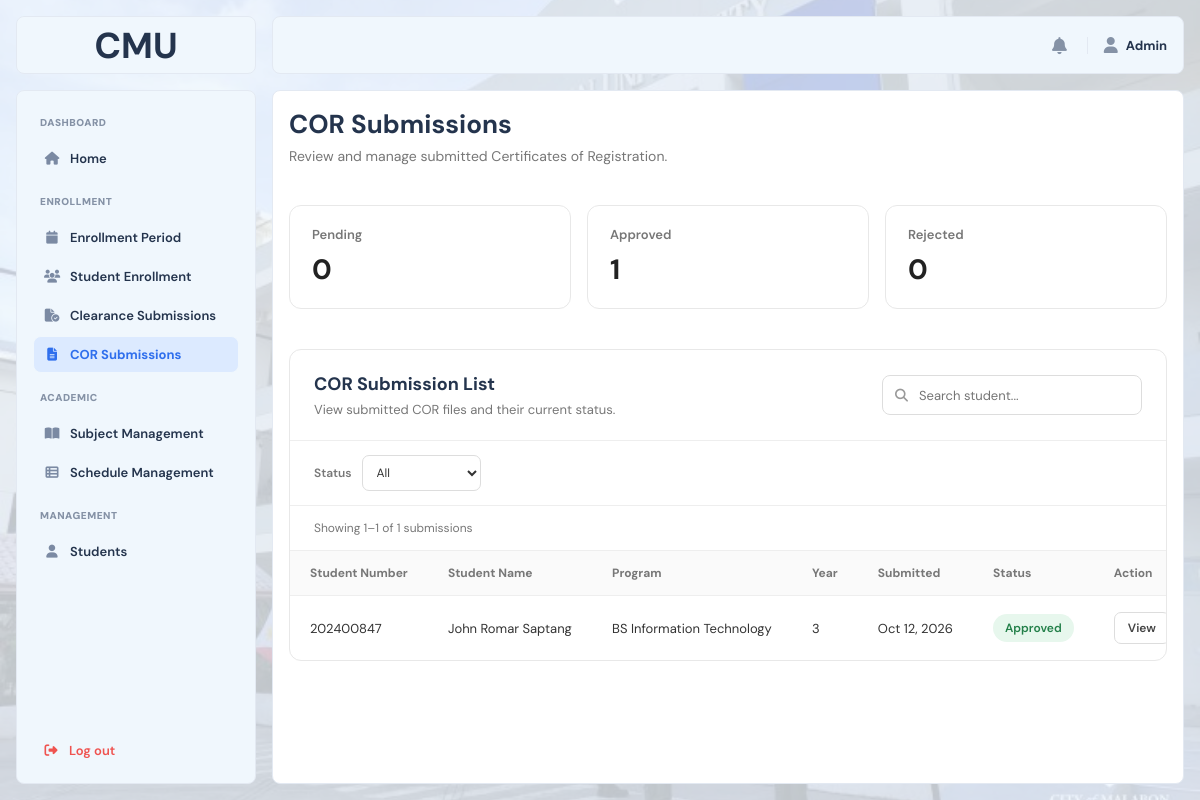
The page /?page=cor_submissions (signed in) on the database its author committed.
### tables this page shows
CREATE TABLE `cor_submissions` (
  `cor_submission_id` int(10) UNSIGNED NOT NULL,
  `student_id` int(10) UNSIGNED NOT NULL,
  `file_name` varchar(255) NOT NULL,
  `file_path` varchar(500) NOT NULL,
  `submitted_at` datetime NOT NULL DEFAULT current_timestamp(),
  `status` enum('PENDING','APPROVED','REJECTED') NOT NULL DEFAULT 'PENDING',
  `reviewed_at` datetime DEFAULT NULL,
  `reviewed_by` int(10) UNSIGNED DEFAULT NULL,
  `rejection_reason` text DEFAULT NULL,
  `created_at` datetime NOT NULL DEFAULT current_timestamp()
);

CREATE TABLE `students` (
  `student_id` int(10) UNSIGNED NOT NULL,
  `user_id` int(10) UNSIGNED DEFAULT NULL,
  `student_number` varchar(50) NOT NULL,
  `first_name` varchar(100) NOT NULL,
  `middle_name` varchar(100) DEFAULT NULL,
  `last_name` varchar(100) NOT NULL,
  `program` varchar(100) NOT NULL,
  `year_level` int(11) NOT NULL,
  `section` varchar(50) DEFAULT NULL,
  `email` varchar(100) NOT NULL,
  `phone` varchar(20) DEFAULT NULL,
  `password_hash` varchar(255) NOT NULL,
  `enrollment_phase` enum('NOT_STARTED','EVALUATION','CLEARANCE','COR','ENROLLED') NOT NULL DEFAULT 'NOT_STARTED',
  `enrollment_status` varchar(50) NOT NULL DEFAULT 'Closed',
  `created_at` datetime NOT NULL DEFAULT current_timestamp()
);

### index.php (called while the page is built, shortened)
<?php
$pages = [
    'home_main' => 'main/home_main.php',
    'course_offering' => 'main/course_offering.php',
    'faculty_evaluation' => 'main/faculty_evaluation.php',
    'evaluation_form' => 'main/evaluation_form.php',
    'clearance_main' => 'main/clearance_main.php',
    'cor' => 'main/cor.php',
    'my_enrollment' => 'main/my_enrollment.php',
    'profile' => 'main/profile.php',
    'admin_home' => 'admin/admin_home.php',
    'enrollment_period' => 'admin/enrollment_period.php',
    'student_enrollment' => 'admin/student_enrollment.php',
    'clearance_submissions' => 'admin/clearance_submissions.php',
    'cor_submissions' => 'admin/cor_submissions.php',
    'course_offerings' => 'admin/course_offerings.php',
    'course_management' => 'admin/course_management.php',
    'student_management' => 'admin/student_management.php',
    'login' => 'auth/login.php',
    'forget' => 'auth/forget.php',
    'verification' => 'auth/verification.php',
    'reset' => 'auth/reset.php',
    'set_password' => 'auth/set_password.php',
    'error404' => 'error/error404.php',
    'maintenance' => 'error/maintenance.php',
    'sample' => 'sample.php',
];
$page = $_GET['page'] ?? 'login';
require FRONTEND_PATH . '/pages/' . $pages[$page];

### frontend/pages/admin/cor_submissions.php (the view, shortened to what this page needs)
<?php
$search = trim($_GET['search'] ?? '');
$studentsPerPage = 5;
$currentPageNumber = max(
    1,
    (int) ($_GET['cor_page'] ?? 1)
);
$countSql = '
    SELECT COUNT(*) AS total
    FROM cor_submissions c
    INNER JOIN students s
        ON s.student_id = c.student_id
    WHERE 1 = 1
';
$countStmt = $conn->prepare($countSql);
$countStmt->execute();
$countResult = $countStmt->get_result()->fetch_assoc();
$totalSubmissions = (int) ($countResult['total'] ?? 0);
$totalPages = max(
    1,
    (int) ceil($totalSubmissions / $studentsPerPage)
);
$currentPageNumber = min(
    $currentPageNumber,
    $totalPages
);
$offset = (
    $currentPageNumber - 1
) * $studentsPerPage;
$sql = '
    SELECT
        c.cor_submission_id,
        c.student_id,
        c.file_name,
        c.file_path,
        c.submitted_at,
        c.status,
        s.student_number,
        s.first_name,
        s.middle_name,
        s.last_name,
        s.program,
        s.year_level,
        s.section
    FROM cor_submissions c
    INNER JOIN students s
        ON s.student_id = c.student_id
    WHERE 1 = 1
';
$types = '';
$values = [];
$sql .= '
    ORDER BY c.submitted_at DESC
    LIMIT ? OFFSET ?
';
$types .= 'ii';
$values[] = $studentsPerPage;
$values[] = $offset;
$stmt = $conn->prepare($sql);
$stmt->bind_param($types, ...$values);
$stmt->execute();
$submissions = $stmt
    ->get_result()
    ->fetch_all(MYSQLI_ASSOC);
$pendingCount = 0;
$approvedCount = 0;
$rejectedCount = 0;
$statusResult = $conn->query(
    "SELECT
        SUM(status = 'PENDING') AS pending_count,
        SUM(status = 'APPROVED') AS approved_count,
        SUM(status = 'REJECTED') AS rejected_count
     FROM cor_submissions"
);
if ($statusResult) {
    $statusCounts = $statusResult->fetch_assoc();
    $pendingCount = (int) ($statusCounts['pending_count'] ?? 0);
    $approvedCount = (int) ($statusCounts['approved_count'] ?? 0);
    $rejectedCount = (int) ($statusCounts['rejected_count'] ?? 0);
}
function cor_status_label(string $status): string
{
    return match ($status) {
        'PENDING' => 'Pending',
        'APPROVED' => 'Approved',
        'REJECTED' => 'Rejected',
        default => 'Unknown',
    };
}
function cor_status_class(string $status): string
{
    return match ($status) {
        'PENDING' => 'admin-cor-status-pending',
        'APPROVED' => 'admin-cor-status-approved',
        'REJECTED' => 'admin-cor-status-rejected',
        default => '',
    };
}
?>
<!DOCTYPE html>
<html lang="en">
<head>
    <link
        rel="stylesheet"
        href="<?= BASE_URL ?>frontend/assets/css/main.css"
    >
    <link
        rel="stylesheet"
        href="<?= BASE_URL ?>frontend/assets/css/admin.css"
    >
    <link
        rel="stylesheet"
        href="https://cdnjs.cloudflare.com/ajax/libs/font-awesome/6.5.2/css/all.min.css"
    >
</head>
<body>
<div class="layout">
    <div class="imglogo">
        <span>CMU</span>
    </div>
    <?php require FRONTEND_PATH . 'includes/admin_sidebar.php'; ?>
    <div class="overlay" id="overlay"></div>
    <div class="main">
        <?php require FRONTEND_PATH . 'includes/topbar.php'; ?>
        <div class="content">
            <section class="admin-cor-header">
                <div>
                    <h1>COR Submissions</h1>
                    <p>
                        Review and manage submitted Certificates of Registration.
                    </p>
                </div>
            </section>
            <section class="admin-cor-summary">
                <div class="admin-cor-summary-card">
                    <span>Pending</span>
                    <strong>
                        <?= $pendingCount ?>
                    </strong>
                </div>
                <div class="admin-cor-summary-card">
                    <span>Approved</span>
                    <strong>
                        <?= $approvedCount ?>
                    </strong>
                </div>
                <div class="admin-cor-summary-card">
                    <span>Rejected</span>
                    <strong>
                        <?= $rejectedCount ?>
                    </strong>
                </div>
            </section>
            <section class="admin-cor-card">
                <div class="admin-cor-card-header">
                    <div>
                        <h2>COR Submission List</h2>
                        <p>
                            View submitted COR files and their current status.
                        </p>
                    </div>
                    <form method="GET" action="<?= e(BASE_URL) ?>">
                        <div class="admin-cor-search-box">
                            <i class="fa-solid fa-magnifying-glass"></i>
                            <input
                                type="text"
                                name="search"
                                value="<?= e($search) ?>"
                                placeholder="Search student..."
                                autocomplete="off"
                            >
                        </div>
                    </form>
                </div>
                <div class="admin-cor-toolbar">
                    <form
                        method="GET"
                        action="<?= e(BASE_URL) ?>"
                        class="admin-cor-filter"
                    >
                        <label for="corStatus">
                            Status
                        </label>
                        <select
                            id="corStatus"
                            name="status"
                            onchange="this.form.submit()"
                        >
                            <option value="">
                                All
                            </option>
                        </select>
                    </form>
                </div>
                <div class="admin-cor-table-info">
                    <?php if ($totalSubmissions > 0): ?>
                        <?php
                        $displayStart = $offset + 1;
                        $displayEnd = min(
                            $offset + $studentsPerPage,
                            $totalSubmissions
                        );
                        ?>
                        <span>
                            Showing <?= $displayStart ?>–<?= $displayEnd ?>
                            of <?= $totalSubmissions ?> submissions
                        </span>
                    <?php else: ?>
                        <span>
                            No COR submissions found
                        </span>
                    <?php endif; ?>
                </div>
                <div class="admin-cor-table-wrapper">
                    <table class="admin-cor-table">
                        <thead>
                            <tr>
                                <th>
                                    Student Number
                                </th>
                                <th>
                                    Student Name
                                </th>
                                <th>
                                    Program
                                </th>
                                <th>
                                    Year
                                </th>
                                <th>
                                    Submitted
                                </th>
                                <th>
                                    Status
                                </th>
                                <th>
                                    Action
                                </th>
                            </tr>
                        </thead>
                        <tbody>
                        <?php if (empty($submissions)): ?>
                            <tr>
                                <td
                                    colspan="7"
                                    class="admin-cor-empty"
                                >
                                    No COR submissions found.
                                </td>
                            </tr>
                        <?php else: ?>
                            <?php foreach ($submissions as $submission): ?>
                                <?php
                                $fullName = trim(
                                    $submission['first_name']
                                    . ' '
                                    . ($submission['middle_name'] ?? '')
                                    . ' '
                                    . $submission['last_name']
                                );
                                ?>
                                <tr>
                                    <td>
                                        <?= e(
                                            $submission['student_number']
                                        ) ?>
                                    </td>
                                    <td>
                                        <?= e($fullName) ?>
                                    </td>
                                    <td>
                                        <?= e(
                                            $submission['program']
                                        ) ?>
                                    </td>
                                    <td>
                                        <?= (int) $submission['year_level'] ?>
                                    </td>
                                    <td>
                                        <?= date(
                                            'M j, Y',
                                            strtotime(
                                                $submission['submitted_at']
                                            )
                                        ) ?>
                                    </td>
                                    <td>
                                        <span
                                            class="admin-cor-status <?= cor_status_class($submission['status']) ?>"
                                        >
                                            <?= cor_status_label(
                                                $submission['status']
                                            ) ?>
                                        </span>
                                    </td>
                                    <td>
                                        <button
                                            type="button"
                                            class="admin-cor-view-button"
                                            data-submission-id="<?= (int) $submission['cor_submission_id'] ?>"
                                            data-student-number="<?= e($submission['student_number']) ?>"
                                            data-student-name="<?= e($fullName) ?>"
                                            data-program="<?= e($submission['program']) ?>"
                                            data-year="<?= (int) $submission['year_level'] ?>"
                                            data-section="<?= e($submission['section']) ?>"
                                            data-submitted="<?= e(date('M j, Y h:i A', strtotime($submission['submitted_at']))) ?>"
                                            data-status="<?= e($submission['status']) ?>"
                                            data-file-name="<?= e($submission['file_name']) ?>"
                                            data-file-path="<?= e($submission['file_path']) ?>"
                                        >
                                            View
                                        </button>
                                    </td>
                                </tr>
                            <?php endforeach; ?>
                        <?php endif; ?>
                        </tbody>
                    </table>
                </div>
            </section>
        </div>
    </div>
</div>
</body>
</html>

### rows shown on the page
cor_submissions: student.student_number "202400847", student.last_name "John Romar Saptang", student.program "BS Information Technology", student.year_level "3", submitted_at "Oct 12, 2026", status "Approved"

### other values the page prints
$section['title'] "ENROLLMENT"
$item['label'] "Enrollment Period"
$item['label'] "Student Enrollment"
$item['label'] "Clearance Submissions"
$item['label'] "COR Submissions"
$section['title'] "ACADEMIC"
$item['label'] "Subject Management"
$item['label'] "Schedule Management"
$section['title'] "MANAGEMENT"
$item['label'] "Students"
$userName "Admin"
$pendingCount "0"
$approvedCount "1"
$rejectedCount "0"
$displayStart "1"
